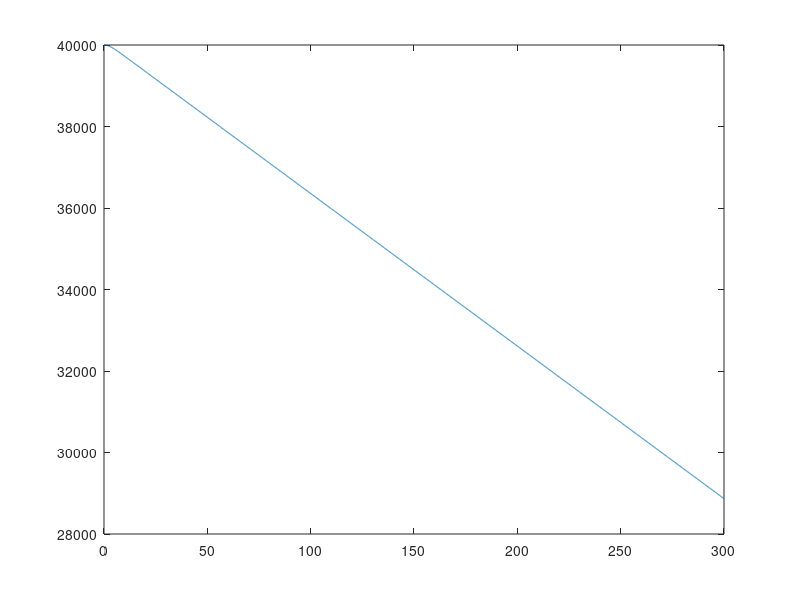
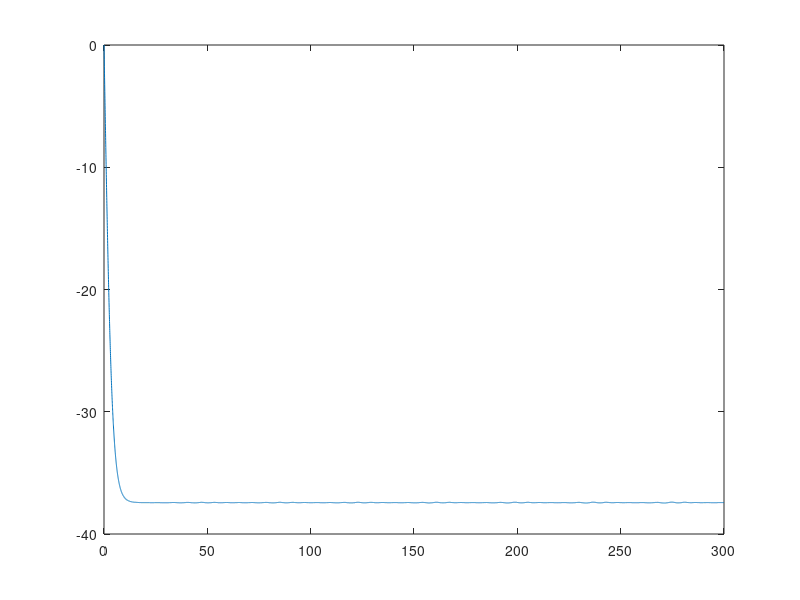

MATLAB code for these plots, in order:
y0 = 40000;

g0 = 9.81;
m = 105;
S = 1.2;
cu = 1;

rhoz = 1.225;
f =  @(t, Y) -g0 - rhoz*cu*S*Y(2)*abs(Y(2)) / (2*m);
F = @(t, Y) [Y(2); f(t, Y)];

tK = 300;
t = linspace(0, tK, 10000);

[~, Y] = ode45(F, t, [y0; 0]);
mean(Y(:,2))

sqrt(g0*2*m / (rhoz*cu*S))

figure
plot(t, Y(:,1))
figure
plot(t, Y(:,2))